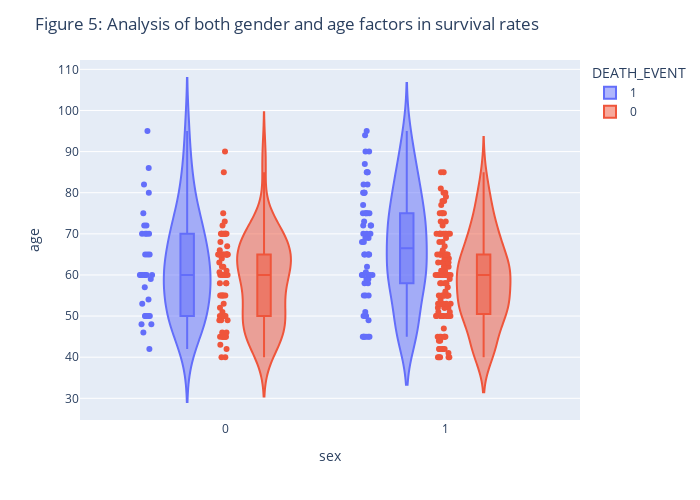

Notebook code for this chart:
### Code cell
violin_boxplot(heart_data,x = "sex",y="age",color="DEATH_EVENT",points="all",box=True,hover_data=heart_data.columns)

### Figure 1 — Plotly figure (JSON) as saved in the notebook; plotly's stock layout.template omitted (floating-point values rounded to 4 significant figures; data arrays with more than 128 entries replaced by an {"elided": "..."} marker saying what was removed)
{"data": [{"scalegroup": "True", "offsetgroup": "1", "xaxis": "x", "yaxis": "y", "orientation": "v", "points": "all", "y": [75.0, 55.0, 65.0, 50.0, 65.0, 90.0, 75.0, 60.0, 65.0, 80.0, 75.0, 62.0, 45.0, 50.0, 82.0, 87.0, 45.0, 70.0, 48.0, 65.0, 68.0, 75.0, 80.0, 95.0, 70.0, 58.0, 82.0, 94.0, 85.0, 50.0, 65.0, 69.0, 90.0, 82.0, 60.0, 70.0, 50.0, 70.0, 60.0, 50.0, 51.0, 60.0, 80.0, 57.0, 68.0, 53.0, 60.0, 70.0, 60.0, 95.0, 49.0, 72.0, 45.0, 50.0, 45.0, 60.0, 42.0, 72.0, 70.0, 65.0, 85.0, 69.0, 60.0, 60.0, 59.0, 60.0, 72.0, 85.0, 70.0, 86.0, 60.0, 46.0, 80.0, 72.0, 75.0, 72.0, 50.0, 45.0, 80.0, 59.0, 59.0, 65.0, 75.0, 58.0, 60.67, 50.0, 60.0, 45.0, 77.0, 48.0, 54.0, 73.0, 60.0, 55.0, 65.0, 55.0], "marker": {"color": "#636efa"}, "box": {"visible": true}, "legendgroup": "1", "customdata": {"elided": "96x13 float values"}, "x0": " ", "hovertemplate": "DEATH_EVENT=%{customdata[12]}<br>sex=%{customdata[9]}<br>age=%{customdata[0]}<br>anaemia=%{customdata[1]}<br>creatinine_phosphokinase=%{customdata[2]}<br>diabetes=%{customdata[3]}<br>ejection_fraction=%{customdata[4]}<br>high_blood_pressure=%{customdata[5]}<br>platelets=%{customdata[6]}<br>serum_creatinine=%{customdata[7]}<br>serum_sodium=%{customdata[8]}<br>smoking=%{customdata[10]}<br>time=%{customdata[11]}<extra></extra>", "x": [1, 1, 1, 1, 0, 1, 1, 1, 0, 1, 1, 1, 1, 1, 1, 1, 1, 0, 0, 0, 1, 0, 1, 0, 1, 1, 1, 1, 1, 0, 1, 1, 1, 0, 0, 1, 0, 1, 0, 1, 1, 1, 1, 0, 1, 0, 0, 0, 0, 1, 1, 1, 1, 0, 1, 1, 0, 1, 0, 1, 1, 1, 1, 0, 0, 1, 0, 1, 0, 0, 1, 0, 1, 1, 1, 0, 0, 1, 0, 1, 1, 1, 1, 1, 1, 0, 0, 1, 1, 0, 0, 1, 0, 1, 1, 1], "type": "violin", "y0": " ", "alignmentgroup": "True", "name": "1", "showlegend": true}, {"scalegroup": "True", "offsetgroup": "0", "xaxis": "x", "yaxis": "y", "orientation": "v", "points": "all", "y": {"elided": "203 float values"}, "marker": {"color": "#EF553B"}, "box": {"visible": true}, "legendgroup": "0", "customdata": {"elided": "203x13 float values"}, "x0": " ", "hovertemplate": "DEATH_EVENT=%{customdata[12]}<br>sex=%{customdata[9]}<br>age=%{customdata[0]}<br>anaemia=%{customdata[1]}<br>creatinine_phosphokinase=%{customdata[2]}<br>diabetes=%{customdata[3]}<br>ejection_fraction=%{customdata[4]}<br>high_blood_pressure=%{customdata[5]}<br>platelets=%{customdata[6]}<br>serum_creatinine=%{customdata[7]}<br>serum_sodium=%{customdata[8]}<br>smoking=%{customdata[10]}<br>time=%{customdata[11]}<extra></extra>", "x": {"elided": "203 int values"}, "type": "violin", "y0": " ", "alignmentgroup": "True", "name": "0", "showlegend": true}], "layout": {"margin": {"t": 60}, "title": {"text": "Figure 5: Analysis of both gender and age factors in survival rates"}, "violinmode": "group", "yaxis": {"title": {"text": "age"}, "domain": [0.0, 1.0], "anchor": "x"}, "height": 500, "xaxis": {"title": {"text": "sex"}, "domain": [0.0, 1.0], "anchor": "y"}, "legend": {"title": {"text": "DEATH_EVENT"}, "tracegroupgap": 0}, "width": 700}}
